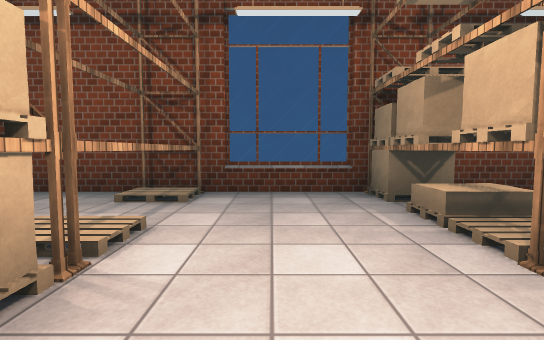
[1] (above)

23 first-person views from a walk through a scene from a Unity 3-D project. The camera is 1.3 m above the floor, tilts 4° down and sees 85° across. Doors are open. The floor is counted in squares, 2 m on a side. Each view is taken from the middle of a square. On the plan, view 1 faces up. The plan holds only what a view shows up to about 9 squares ahead; the rest is blank. The player character is not drawn. Some animated figures are left out. Some surface patterns are stand-ins.

[2]
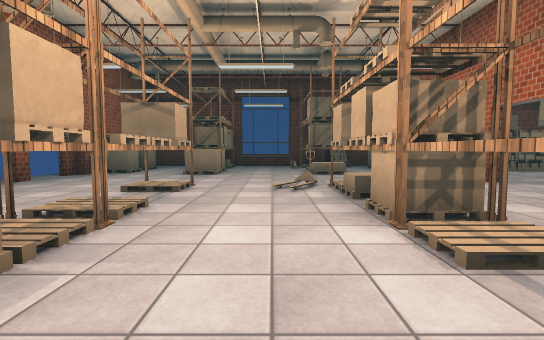

[3]
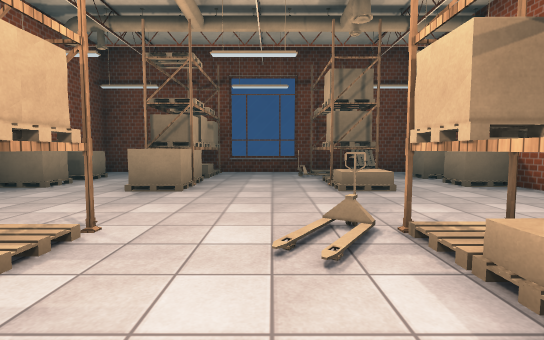

[4]
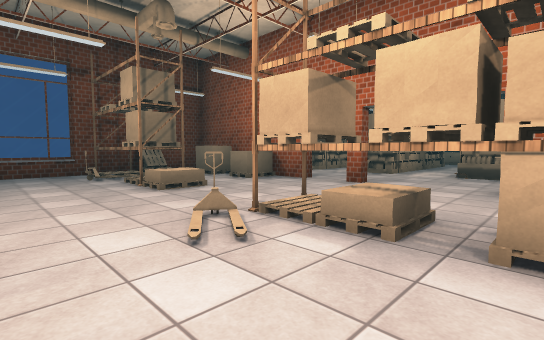

[5]
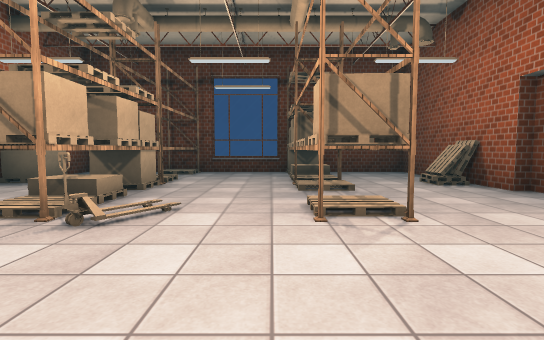

[6]
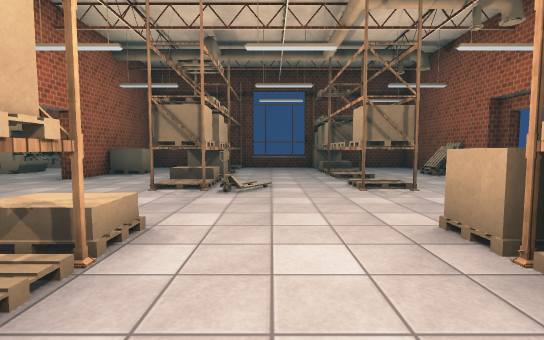

[7]
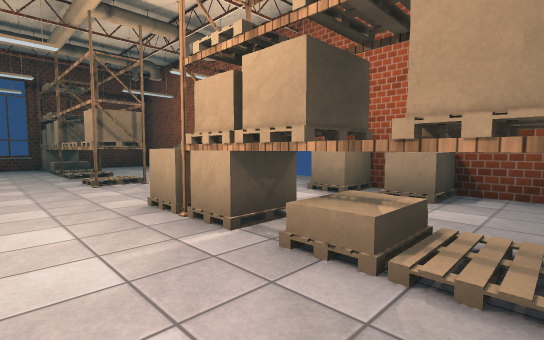

[8]
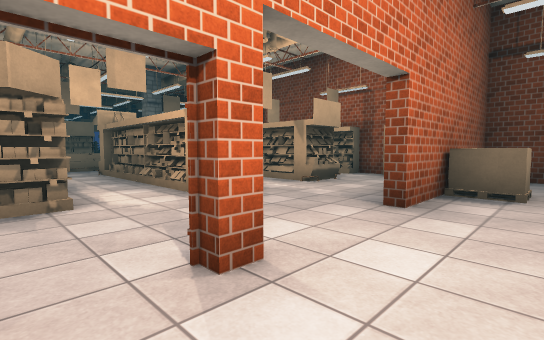

[9]
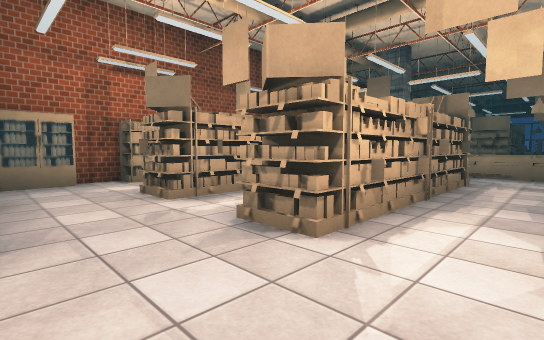

[10]
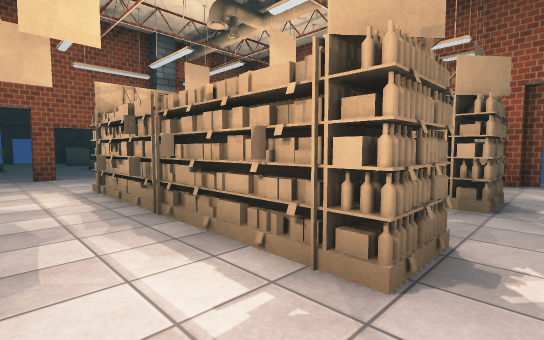

[11]
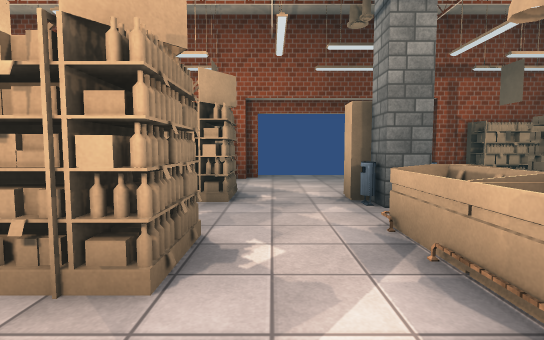

[12]
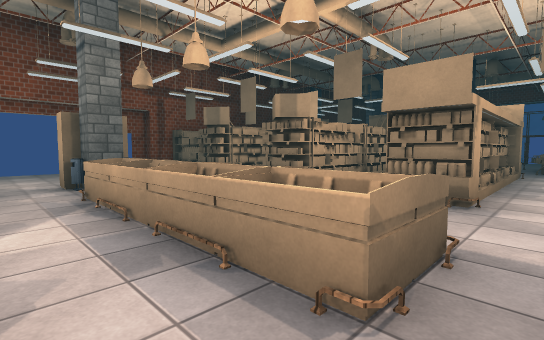

[13]
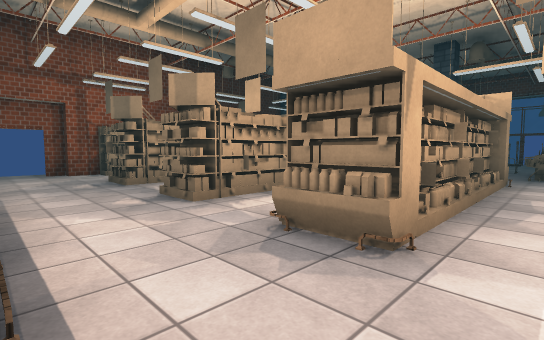

[14]
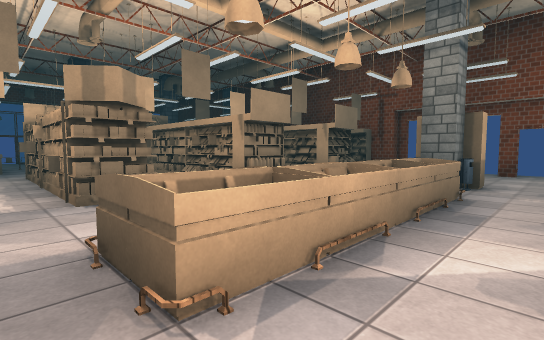

[15]
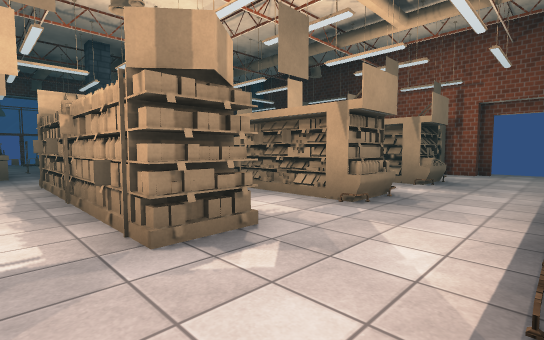

[16]
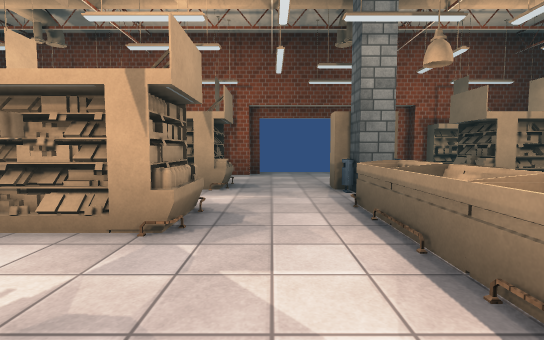

[17]
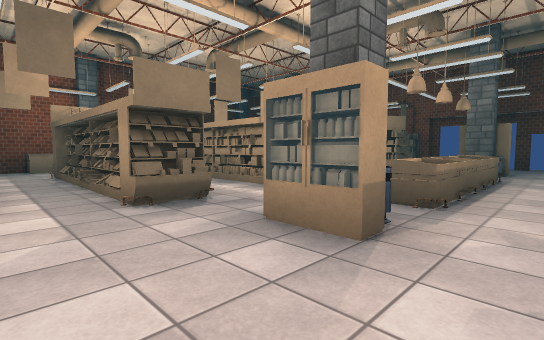

[18]
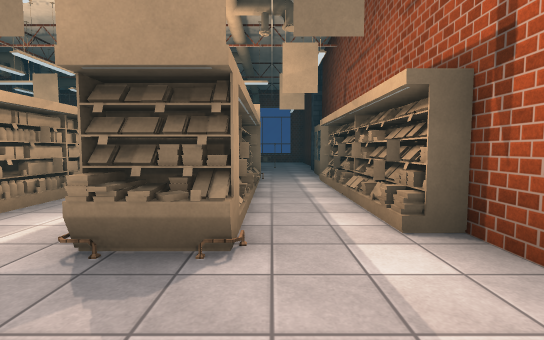

[19]
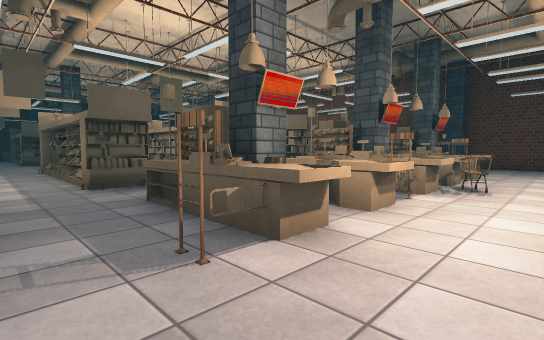

[20]
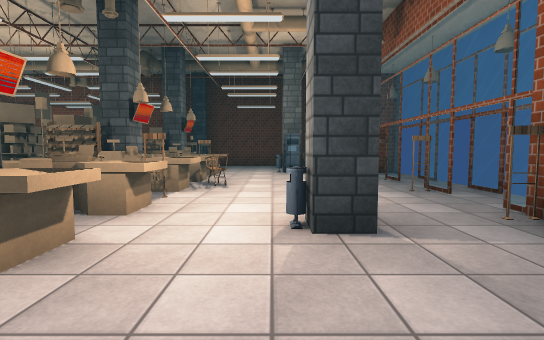

[21]
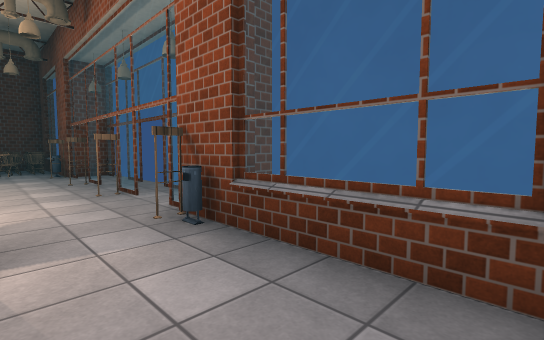

[22]
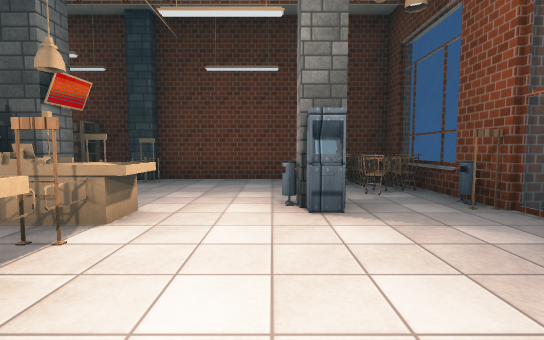

[23]
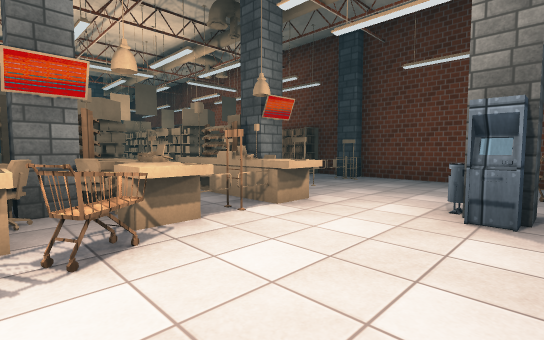

### Floor plan
Key: @ floor where view 1 was taken; # wall or solid block; . main floor; : floor 0.25 m higher than the main floor; / step, stairs or slope; D open door; = window, fence, low wall or low ledge; S shelf; C column; B bin; F fence; L lamp; A cart; M cash machine; O other object.
Columns run from 30 left of view 1 to 5 right of it. Each row starts with its distance up from view 1.
  5           #####DDDD###########==####
  4  #.....CO.OOOO...../O:O.OO#.SS..S..#
  3  =....F.............//...O#.SS..O..#
  2 ##B..=LS..O OOO.BB.OOOOO.CO.SS..S.O#
  1 #DF BOO O............  ...#.SS..S..#
  0  D....FOO.OOOOO.OO.OOOOO..D.SO@.O..D
 -1  DF..AOSS   ///.OO........D.SS..S..D
 -2  DF..AOS     /..OO.......DD..O.....D
 -3  D....F...OOOOO.OO.OOOOO.DD........D
 -4 #DFMBOOS............  ... O..S..S.O#
 -5 ##B....C  OOOOO.OB.OOOOO.C#.SO..O..#
 -6  #AO..O.      ......   .. O.SO..O.O#
 -7  #O....CSSS OO.....OOOOOOO .SS..S..#
 -8  ########     #DDDD#   #######==####

Positions as (right, up) in squares from view 1, and headings:
1: (0, 0), facing up
2: (0, 4), facing down
3: (0, 1), facing down
4: (1, 1), facing down-left
5: (1, -4), facing up
6: (0, -6), facing up
7: (0, -7), facing up-right
8: (-3, -3), facing up-left
9: (-5, -1), facing down-left
10: (-12, -1), facing down-right
11: (-12, -1), facing down
12: (-12, 1), facing down-left
13: (-14, 1), facing down-left
14: (-12, -4), facing up-left
15: (-14, -4), facing up-left
16: (-15, -3), facing up
17: (-15, 4), facing down-right
18: (-14, 3), facing left
19: (-26, 4), facing down-right
20: (-26, 4), facing down
21: (-27, 4), facing down-left
22: (-26, -1), facing down
23: (-27, -1), facing down-right
